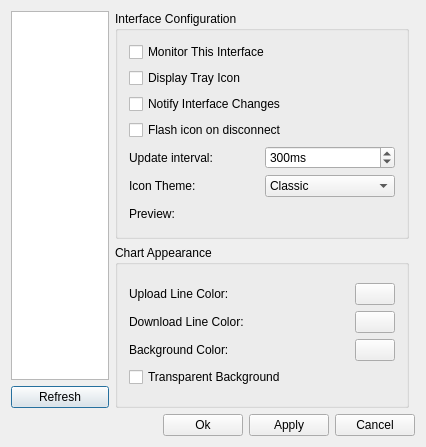
<?xml version="1.0" encoding="UTF-8"?>
<ui version="4.0">
 <class>ConfigureBase</class>
 <widget class="QDialog" name="ConfigureBase">
  <property name="geometry">
   <rect>
    <x>0</x>
    <y>0</y>
    <width>426</width>
    <height>447</height>
   </rect>
  </property>
  <property name="sizePolicy">
   <sizepolicy hsizetype="Preferred" vsizetype="Preferred">
    <horstretch>0</horstretch>
    <verstretch>0</verstretch>
   </sizepolicy>
  </property>
  <property name="windowTitle">
   <string>Configure Interfaces - QNetStats</string>
  </property>
  <layout class="QGridLayout" name="gridLayout_3">
   <item row="0" column="0" rowspan="2">
    <layout class="QVBoxLayout" name="verticalLayout_5">
     <item>
      <widget class="QListWidget" name="mInterfaces">
       <property name="sizePolicy">
        <sizepolicy hsizetype="Preferred" vsizetype="Expanding">
         <horstretch>0</horstretch>
         <verstretch>0</verstretch>
        </sizepolicy>
       </property>
       <property name="lineWidth">
        <number>2</number>
       </property>
      </widget>
     </item>
     <item>
      <widget class="QPushButton" name="mRefreshBtn">
       <property name="text">
        <string>Refresh</string>
       </property>
      </widget>
     </item>
    </layout>
   </item>
   <item row="0" column="1">
    <widget class="QGroupBox" name="mConfigurationGroup">
     <property name="sizePolicy">
      <sizepolicy hsizetype="Preferred" vsizetype="Expanding">
       <horstretch>0</horstretch>
       <verstretch>0</verstretch>
      </sizepolicy>
     </property>
     <property name="title">
      <string>Interface Configuration</string>
     </property>
     <layout class="QGridLayout" name="gridLayout_2">
      <item row="1" column="0">
       <widget class="QCheckBox" name="mDisplayTrayIcon">
        <property name="text"><string>Display Tray Icon</string></property>
       </widget>
      </item>
      <item row="0" column="0">
       <widget class="QCheckBox" name="mMonitoringInterface">
        <property name="text">
         <string>Monitor This Interface</string>
        </property>
       </widget>
      </item>
      <item row="2" column="0">
       <widget class="QCheckBox" name="mDisplayNotifications">
        <property name="mouseTracking">
         <bool>false</bool>
        </property>
        <property name="text">
         <string>Notify Interface Changes</string>
        </property>
        <property name="checkable">
         <bool>true</bool>
        </property>
       </widget>
      </item>
      <item row="3" column="0">
       <widget class="QCheckBox" name="mFlashOnDisconnect">
        <property name="text"><string>Flash icon on disconnect</string></property>
        <property name="toolTip"><string>Flash a warning until acknowledged, even if the interface reconnects.</string></property>
       </widget>
      </item>
      <item row="4" column="0">
       <layout class="QHBoxLayout" name="horizontalLayout_6">
        <item>
         <layout class="QVBoxLayout" name="verticalLayout_8">
          <item>
           <widget class="QLabel" name="mUpdateIntervalLabel">
            <property name="text">
             <string>Update interval:</string>
            </property>
            <property name="alignment">
             <set>Qt::AlignVCenter</set>
            </property>
            <property name="wordWrap">
             <bool>false</bool>
            </property>
           </widget>
          </item>
         </layout>
        </item>
        <item>
         <layout class="QVBoxLayout" name="verticalLayout_9">
          <item>
           <widget class="QSpinBox" name="mUpdateInterval">
            <property name="suffix">
             <string>ms</string>
            </property>
            <property name="minimum">
             <number>100</number>
            </property>
            <property name="maximum">
             <number>60000</number>
            </property>
            <property name="value">
             <number>300</number>
            </property>
           </widget>
          </item>
         </layout>
        </item>
       </layout>
      </item>
      <item row="5" column="0">
       <layout class="QHBoxLayout" name="horizontalLayout_5">
        <item>
         <widget class="QLabel" name="mThemeLabel">
          <property name="text">
           <string>Icon Theme:</string>
          </property>
          <property name="wordWrap">
           <bool>false</bool>
          </property>
         </widget>
        </item>
        <item>
         <widget class="QComboBox" name="mTheme">
          <item>
           <property name="text">
            <string>Classic</string>
           </property>
          </item>
          <item>
           <property name="text">
            <string>Modem</string>
           </property>
          </item>
          <item>
           <property name="text">
            <string>Network</string>
           </property>
          </item>
          <item>
           <property name="text">
            <string>Wireless</string>
           </property>
          </item>
          <item>
           <property name="text">
            <string>Kppp</string>
           </property>
          </item>
         </widget>
        </item>
       </layout>
      </item>
      <item row="6" column="0">
       <layout class="QHBoxLayout" name="_2">
        <item>
         <spacer name="horizontalSpacer">
          <property name="orientation">
           <enum>Qt::Horizontal</enum>
          </property>
          <property name="sizeHint" stdset="0">
           <size>
            <width>40</width>
            <height>20</height>
           </size>
          </property>
         </spacer>
        </item>
        <item>
         <widget class="QLabel" name="mThemeLabel_2">
          <property name="text">
           <string>Preview:</string>
          </property>
          <property name="wordWrap">
           <bool>false</bool>
          </property>
         </widget>
        </item>
        <item>
         <widget class="QLabel" name="mIconError">
          <property name="sizePolicy">
           <sizepolicy hsizetype="Fixed" vsizetype="Fixed">
            <horstretch>0</horstretch>
            <verstretch>0</verstretch>
           </sizepolicy>
          </property>
          <property name="minimumSize">
           <size>
            <width>22</width>
            <height>22</height>
           </size>
          </property>
          <property name="scaledContents">
           <bool>true</bool>
          </property>
          <property name="wordWrap">
           <bool>false</bool>
          </property>
         </widget>
        </item>
        <item>
         <spacer name="spacer3">
          <property name="orientation">
           <enum>Qt::Horizontal</enum>
          </property>
          <property name="sizeType">
           <enum>QSizePolicy::MinimumExpanding</enum>
          </property>
          <property name="sizeHint" stdset="0">
           <size>
            <width>20</width>
            <height>20</height>
           </size>
          </property>
         </spacer>
        </item>
        <item>
         <widget class="QLabel" name="mIconNone">
          <property name="sizePolicy">
           <sizepolicy hsizetype="Fixed" vsizetype="Fixed">
            <horstretch>0</horstretch>
            <verstretch>0</verstretch>
           </sizepolicy>
          </property>
          <property name="minimumSize">
           <size>
            <width>22</width>
            <height>22</height>
           </size>
          </property>
          <property name="scaledContents">
           <bool>true</bool>
          </property>
          <property name="wordWrap">
           <bool>false</bool>
          </property>
         </widget>
        </item>
        <item>
         <spacer name="spacer4">
          <property name="orientation">
           <enum>Qt::Horizontal</enum>
          </property>
          <property name="sizeType">
           <enum>QSizePolicy::MinimumExpanding</enum>
          </property>
          <property name="sizeHint" stdset="0">
           <size>
            <width>20</width>
            <height>20</height>
           </size>
          </property>
         </spacer>
        </item>
        <item>
         <widget class="QLabel" name="mIconTx">
          <property name="sizePolicy">
           <sizepolicy hsizetype="Fixed" vsizetype="Fixed">
            <horstretch>0</horstretch>
            <verstretch>0</verstretch>
           </sizepolicy>
          </property>
          <property name="minimumSize">
           <size>
            <width>22</width>
            <height>22</height>
           </size>
          </property>
          <property name="scaledContents">
           <bool>true</bool>
          </property>
          <property name="wordWrap">
           <bool>false</bool>
          </property>
         </widget>
        </item>
        <item>
         <spacer name="spacer5">
          <property name="orientation">
           <enum>Qt::Horizontal</enum>
          </property>
          <property name="sizeType">
           <enum>QSizePolicy::MinimumExpanding</enum>
          </property>
          <property name="sizeHint" stdset="0">
           <size>
            <width>20</width>
            <height>20</height>
           </size>
          </property>
         </spacer>
        </item>
        <item>
         <widget class="QLabel" name="mIconRx">
          <property name="sizePolicy">
           <sizepolicy hsizetype="Fixed" vsizetype="Fixed">
            <horstretch>0</horstretch>
            <verstretch>0</verstretch>
           </sizepolicy>
          </property>
          <property name="minimumSize">
           <size>
            <width>22</width>
            <height>22</height>
           </size>
          </property>
          <property name="scaledContents">
           <bool>true</bool>
          </property>
          <property name="wordWrap">
           <bool>false</bool>
          </property>
         </widget>
        </item>
        <item>
         <spacer name="spacer6">
          <property name="orientation">
           <enum>Qt::Horizontal</enum>
          </property>
          <property name="sizeType">
           <enum>QSizePolicy::MinimumExpanding</enum>
          </property>
          <property name="sizeHint" stdset="0">
           <size>
            <width>20</width>
            <height>20</height>
           </size>
          </property>
         </spacer>
        </item>
        <item>
         <widget class="QLabel" name="mIconBoth">
          <property name="sizePolicy">
           <sizepolicy hsizetype="Fixed" vsizetype="Fixed">
            <horstretch>0</horstretch>
            <verstretch>0</verstretch>
           </sizepolicy>
          </property>
          <property name="minimumSize">
           <size>
            <width>22</width>
            <height>22</height>
           </size>
          </property>
          <property name="scaledContents">
           <bool>true</bool>
          </property>
          <property name="wordWrap">
           <bool>false</bool>
          </property>
         </widget>
        </item>
       </layout>
      </item>
     </layout>
    </widget>
   </item>
   <item row="1" column="1">
    <widget class="QGroupBox" name="mAppearanceGroup">
     <property name="sizePolicy">
      <sizepolicy hsizetype="Expanding" vsizetype="Expanding">
       <horstretch>0</horstretch>
       <verstretch>0</verstretch>
      </sizepolicy>
     </property>
     <property name="title">
      <string>Chart Appearance</string>
     </property>
     <layout class="QGridLayout" name="gridLayout">
      <item row="0" column="0">
       <layout class="QHBoxLayout" name="horizontalLayout_4">
        <item>
         <layout class="QVBoxLayout" name="verticalLayout_3">
          <item>
           <layout class="QHBoxLayout" name="horizontalLayout">
            <item>
             <layout class="QVBoxLayout" name="verticalLayout_2">
              <item>
               <widget class="QLabel" name="mChartUplLabel">
                <property name="text">
                 <string>Upload Line Color:</string>
                </property>
                <property name="wordWrap">
                 <bool>false</bool>
                </property>
               </widget>
              </item>
              <item>
               <widget class="QLabel" name="mChartDldLabel">
                <property name="text">
                 <string>Download Line Color:</string>
                </property>
                <property name="wordWrap">
                 <bool>false</bool>
                </property>
               </widget>
              </item>
              <item>
               <widget class="QLabel" name="mChartBgLabel">
                <property name="text">
                 <string>Background Color:</string>
                </property>
                <property name="wordWrap">
                 <bool>false</bool>
                </property>
               </widget>
              </item>
             </layout>
            </item>
            <item>
             <layout class="QVBoxLayout" name="verticalLayout">
              <item>
               <widget class="ColorButton" name="mChartUplColor">
                <property name="sizePolicy">
                 <sizepolicy hsizetype="Fixed" vsizetype="Fixed">
                  <horstretch>0</horstretch>
                  <verstretch>0</verstretch>
                 </sizepolicy>
                </property>
                <property name="mouseTracking">
                 <bool>false</bool>
                </property>
               </widget>
              </item>
              <item>
               <widget class="ColorButton" name="mChartDldColor">
                <property name="sizePolicy">
                 <sizepolicy hsizetype="Fixed" vsizetype="Fixed">
                  <horstretch>0</horstretch>
                  <verstretch>0</verstretch>
                 </sizepolicy>
                </property>
                <property name="mouseTracking">
                 <bool>false</bool>
                </property>
               </widget>
              </item>
              <item>
               <widget class="ColorButton" name="mChartBgColor">
                <property name="sizePolicy">
                 <sizepolicy hsizetype="Fixed" vsizetype="Fixed">
                  <horstretch>0</horstretch>
                  <verstretch>0</verstretch>
                 </sizepolicy>
                </property>
                <property name="mouseTracking">
                 <bool>false</bool>
                </property>
               </widget>
              </item>
             </layout>
            </item>
           </layout>
          </item>
          <item>
           <widget class="QCheckBox" name="mChartTransparentBackground">
            <property name="text">
             <string>Transparent Background</string>
            </property>
           </widget>
          </item>
         </layout>
        </item>
       </layout>
      </item>
     </layout>
    </widget>
   </item>
   <item row="2" column="0" colspan="3">
    <layout class="QHBoxLayout">
     <item>
      <spacer name="mSpacer">
       <property name="orientation">
        <enum>Qt::Horizontal</enum>
       </property>
       <property name="sizeType">
        <enum>QSizePolicy::Expanding</enum>
       </property>
       <property name="sizeHint" stdset="0">
        <size>
         <width>120</width>
         <height>20</height>
        </size>
       </property>
      </spacer>
     </item>
     <item>
      <widget class="QPushButton" name="mOk">
       <property name="text">
        <string>Ok</string>
       </property>
       <property name="default">
        <bool>false</bool>
       </property>
      </widget>
     </item>
     <item>
      <widget class="QPushButton" name="mApply">
       <property name="text">
        <string>Apply</string>
       </property>
      </widget>
     </item>
     <item>
      <widget class="QPushButton" name="mCancel">
       <property name="text">
        <string>Cancel</string>
       </property>
      </widget>
     </item>
    </layout>
   </item>
  </layout>
 </widget>
 <layoutdefault spacing="6" margin="11"/>
 <customwidgets>
  <customwidget>
   <class>ColorButton</class>
   <extends>QPushButton</extends>
   <header>colorbutton.h</header>
  </customwidget>
 </customwidgets>
 <tabstops>
  <tabstop>mOk</tabstop>
  <tabstop>mApply</tabstop>
  <tabstop>mCancel</tabstop>
  <tabstop>mMonitoringInterface</tabstop>
  <tabstop>mFlashOnDisconnect</tabstop>
 </tabstops>
 <resources/>
 <connections/>
</ui>
